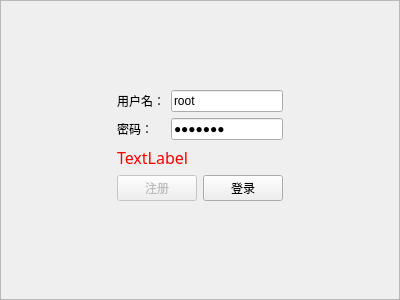
<?xml version="1.0" encoding="UTF-8"?>
<ui version="4.0">
 <class>LoginPage</class>
 <widget class="QWidget" name="LoginPage">
  <property name="geometry">
   <rect>
    <x>0</x>
    <y>0</y>
    <width>400</width>
    <height>300</height>
   </rect>
  </property>
  <property name="windowTitle">
   <string>Form</string>
  </property>
  <property name="autoFillBackground">
   <bool>false</bool>
  </property>
  <property name="styleSheet">
   <string notr="true">#LoginPage {border-image: url(:/img/image/bg_light.jpg);}
QWidget {font: 25 12pt &quot;微软雅黑 Light&quot;;}</string>
  </property>
  <layout class="QVBoxLayout" name="verticalLayout">
   <property name="leftMargin">
    <number>0</number>
   </property>
   <property name="topMargin">
    <number>0</number>
   </property>
   <property name="rightMargin">
    <number>0</number>
   </property>
   <property name="bottomMargin">
    <number>0</number>
   </property>
   <item>
    <widget class="QFrame" name="frame">
     <property name="styleSheet">
      <string notr="true">#frame {border-image: url(:/img/image/bg.JPG);}</string>
     </property>
     <property name="frameShape">
      <enum>QFrame::StyledPanel</enum>
     </property>
     <property name="frameShadow">
      <enum>QFrame::Plain</enum>
     </property>
     <property name="lineWidth">
      <number>0</number>
     </property>
     <layout class="QVBoxLayout" name="verticalLayout_3">
      <property name="leftMargin">
       <number>0</number>
      </property>
      <property name="topMargin">
       <number>0</number>
      </property>
      <property name="rightMargin">
       <number>0</number>
      </property>
      <property name="bottomMargin">
       <number>0</number>
      </property>
      <item>
       <spacer name="verticalSpacer">
        <property name="orientation">
         <enum>Qt::Vertical</enum>
        </property>
        <property name="sizeHint" stdset="0">
         <size>
          <width>20</width>
          <height>91</height>
         </size>
        </property>
       </spacer>
      </item>
      <item>
       <layout class="QHBoxLayout" name="horizontalLayout_2">
        <item>
         <spacer name="horizontalSpacer_2">
          <property name="orientation">
           <enum>Qt::Horizontal</enum>
          </property>
          <property name="sizeHint" stdset="0">
           <size>
            <width>40</width>
            <height>20</height>
           </size>
          </property>
         </spacer>
        </item>
        <item>
         <layout class="QVBoxLayout" name="verticalLayout_2">
          <item>
           <layout class="QFormLayout" name="formLayout">
            <item row="0" column="0">
             <widget class="QLabel" name="usernameLabel">
              <property name="text">
               <string>用户名：</string>
              </property>
             </widget>
            </item>
            <item row="1" column="0">
             <widget class="QLabel" name="passwordLabel">
              <property name="text">
               <string>密码：</string>
              </property>
              <property name="wordWrap">
               <bool>false</bool>
              </property>
             </widget>
            </item>
            <item row="0" column="1">
             <widget class="QLineEdit" name="usernameEdit">
              <property name="text">
               <string>root</string>
              </property>
             </widget>
            </item>
            <item row="1" column="1">
             <widget class="QLineEdit" name="passwordEdit">
              <property name="text">
               <string>root111</string>
              </property>
              <property name="echoMode">
               <enum>QLineEdit::Password</enum>
              </property>
             </widget>
            </item>
           </layout>
          </item>
          <item>
           <widget class="QLabel" name="errorMessageLabel">
            <property name="sizePolicy">
             <sizepolicy hsizetype="Preferred" vsizetype="Maximum">
              <horstretch>0</horstretch>
              <verstretch>0</verstretch>
             </sizepolicy>
            </property>
            <property name="font">
             <font>
              <family>Microsoft YaHei UI Light</family>
              <pointsize>12</pointsize>
              <weight>3</weight>
              <italic>false</italic>
              <bold>false</bold>
             </font>
            </property>
            <property name="styleSheet">
             <string notr="true">color: rgb(255, 0, 0);
font: 25 12pt &quot;Microsoft YaHei UI Light&quot;;</string>
            </property>
            <property name="text">
             <string>TextLabel</string>
            </property>
           </widget>
          </item>
          <item>
           <layout class="QHBoxLayout" name="horizontalLayout">
            <item>
             <widget class="QPushButton" name="registerButton">
              <property name="enabled">
               <bool>false</bool>
              </property>
              <property name="text">
               <string>注册</string>
              </property>
             </widget>
            </item>
            <item>
             <widget class="QPushButton" name="loginButton">
              <property name="text">
               <string>登录</string>
              </property>
             </widget>
            </item>
           </layout>
          </item>
         </layout>
        </item>
        <item>
         <spacer name="horizontalSpacer">
          <property name="orientation">
           <enum>Qt::Horizontal</enum>
          </property>
          <property name="sizeHint" stdset="0">
           <size>
            <width>40</width>
            <height>20</height>
           </size>
          </property>
         </spacer>
        </item>
       </layout>
      </item>
      <item>
       <spacer name="verticalSpacer_2">
        <property name="orientation">
         <enum>Qt::Vertical</enum>
        </property>
        <property name="sizeHint" stdset="0">
         <size>
          <width>17</width>
          <height>99</height>
         </size>
        </property>
       </spacer>
      </item>
     </layout>
    </widget>
   </item>
  </layout>
 </widget>
 <resources/>
 <connections/>
</ui>
